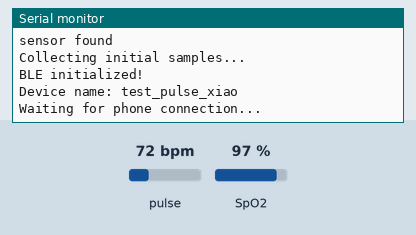
This sketch was run on a simulated ESP32. Parts: the last lines printed to the serial monitor. The test bench sets the inputs (shaded band); at power-on: pulse 72 bpm, SpO2 97 %. Nothing arrives over Bluetooth unless stated; a phone connects over Bluetooth LE 3 s after start.

Above: at 5.2 s.
5.3 s: pulse set to 42 bpm
At 6.8 s:
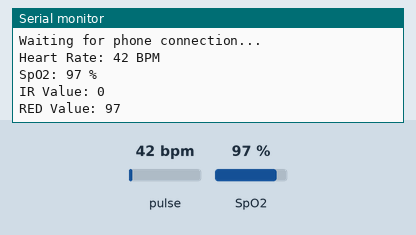
7.5 s: SpO2 set to 80 %
At 8.7 s:
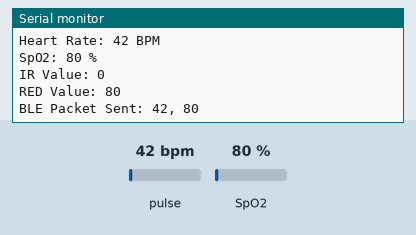
11.5 s: pulse set to 70 bpm
At 13.0 s:
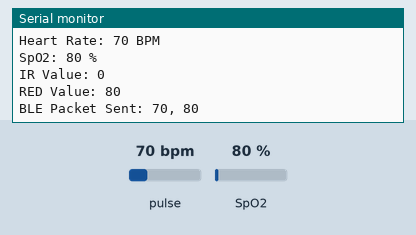

Measured:
- after the input at 5.3 s, the serial monitor: prints a new line after 0.71 s (image 1)
- after the input at 7.5 s, the serial monitor: prints a new line after 0.51 s (image 2)
- after the input at 11.5 s, the serial monitor: prints a new line after 0.51 s (image 3)

The sketch:

pulse.ino
```cpp
#include <Wire.h>
#include "MAX30105.h"
#include "spo2_algorithm.h"

#include <BLEDevice.h>
#include <BLEUtils.h>
#include <BLEServer.h>
#include <BLE2902.h>

#define SERVICE_UUID        "e9cc598a-5c4a-458b-a727-e7f0b3ad8d21"
#define CHARACTERISTIC_UUID "688ba9f0-5c8d-41ea-85e5-5aa7f3abad2f"

// BLE
BLECharacteristic *pCharacteristic;
bool deviceConnected = false;

class MyServerCallbacks : public BLEServerCallbacks {

    void onConnect(BLEServer* pServer) override {
        deviceConnected = true;
        Serial.println("Phone connected!");
    }

    void onDisconnect(BLEServer* pServer) override {
        deviceConnected = false;

        Serial.println("Phone disconnected!");

        pServer->getAdvertising()->start();
    }
};

// MAX30102
MAX30105 Sensor;

#define No_Samples 100
#define New_Samples 50

uint32_t ir[No_Samples];
uint32_t red[No_Samples];

// Calculated measurements
int32_t spo2;
int8_t validSPO2;

int32_t heartRate;
int8_t validHeartRate;


// Read one sensor sample
void readSensorSample(uint32_t &redValue, uint32_t &irValue) {

    while (Sensor.available() == false) {
        Sensor.check();
    }

    redValue = Sensor.getRed();
    irValue = Sensor.getIR();

    Sensor.nextSample();
}


// Calculate heart rate and SpO2
void calculateMeasurements() {

    maxim_heart_rate_and_oxygen_saturation(
        ir,
        No_Samples,
        red,
        &spo2,
        &validSPO2,
        &heartRate,
        &validHeartRate
    );
}


void setup() {

    Serial.begin(115200);
    Wire.begin();

    // MAX30102 initialization
    if (!Sensor.begin(Wire, I2C_SPEED_FAST)) {

        Serial.println("sensor not found");

        while (1);
    }

    Serial.println("sensor found");

    // Sensor configuration, not validated cause of noise errors
    byte ledBrightness = 60;
    byte sampleAverage = 4;
    byte ledMode = 2;
    byte sampleRate = 100;
    int pulseWidth = 411;
    int adcRange = 4096;

    Sensor.setup(
        ledBrightness,
        sampleAverage,
        ledMode,
        sampleRate,
        pulseWidth,
        adcRange
    );

    Sensor.setPulseAmplitudeRed(0x0A);
    Sensor.setPulseAmplitudeGreen(0);


    // initial collection of samples. the first value of both heart rate and oxygen level will take time cause of latency
    Serial.println("Collecting initial samples...");

    for (int i = 0; i < No_Samples; i++) {

        readSensorSample(red[i], ir[i]);
    }

    calculateMeasurements();


    BLEDevice::init("test_pulse_xiao");

    BLEServer *pServer = BLEDevice::createServer();

    pServer->setCallbacks(new MyServerCallbacks());

    BLEService *pService = pServer->createService(SERVICE_UUID);

    pCharacteristic = pService->createCharacteristic(
        CHARACTERISTIC_UUID,
        BLECharacteristic::PROPERTY_READ |
        BLECharacteristic::PROPERTY_NOTIFY
    );

    pCharacteristic->addDescriptor(new BLE2902());

    pService->start();


   //BLE advertising
    BLEAdvertising *pAdvertising = BLEDevice::getAdvertising();

    pAdvertising->addServiceUUID(SERVICE_UUID);

    pAdvertising->setScanResponse(true);

    pAdvertising->setMinPreferred(0x06);
    pAdvertising->setMinPreferred(0x12);

    BLEDevice::startAdvertising();

    Serial.println("BLE initialized!");
    Serial.println("Device name: test_pulse_xiao");
    Serial.println("Waiting for phone connection...");
}


void loop() {

    // Shift previous 50 samples, this used to delay latency and 50 samples is used such that the previous reading will have only a little effect on the new reading, in case of error.


    for (int i = New_Samples; i < No_Samples; i++) {

        red[i - New_Samples] = red[i];
        ir[i - New_Samples] = ir[i];
    }


    // Collect 50 new samples

    for (int i = New_Samples; i < No_Samples; i++) {

        readSensorSample(red[i], ir[i]);
    }


    // Calculate updated measurements
    calculateMeasurements();


    // Display heart rate
    if (validHeartRate) {

        Serial.print("Heart Rate: ");
        Serial.print(heartRate);
        Serial.println(" BPM");

    } else {

        Serial.println("Heart Rate: Invalid reading");
    }


    // Display SpO2
    if (validSPO2) {

        Serial.print("SpO2: ");
        Serial.print(spo2);
        Serial.println(" %");

    } else {

        Serial.println("SpO2: Invalid reading");
    }


    // Display latest sensor values
    Serial.print("IR Value: ");
    Serial.println(ir[No_Samples]);

    Serial.print("RED Value: ");
    Serial.println(red[No_Samples]);


    // BLE DATA TRANSMISSION(used ai to validate the ble code)

    if (deviceConnected) {

        uint8_t dataPackage[2];

        if (validHeartRate && heartRate > 0 && heartRate <= 255) {

            dataPackage[0] = (uint8_t)heartRate;

        } else {

            dataPackage[0] = 0;
        }

        if (validSPO2 && spo2 > 0 && spo2 <= 100) {

            dataPackage[1] = (uint8_t)spo2;

        } else {

            dataPackage[1] = 0;
        }

        pCharacteristic->setValue(dataPackage, sizeof(dataPackage));

        pCharacteristic->notify();


        Serial.print("BLE Packet Sent: ");

        Serial.print(dataPackage[0]);

        Serial.print(", ");

        Serial.println(dataPackage[1]);
    }


}
```
